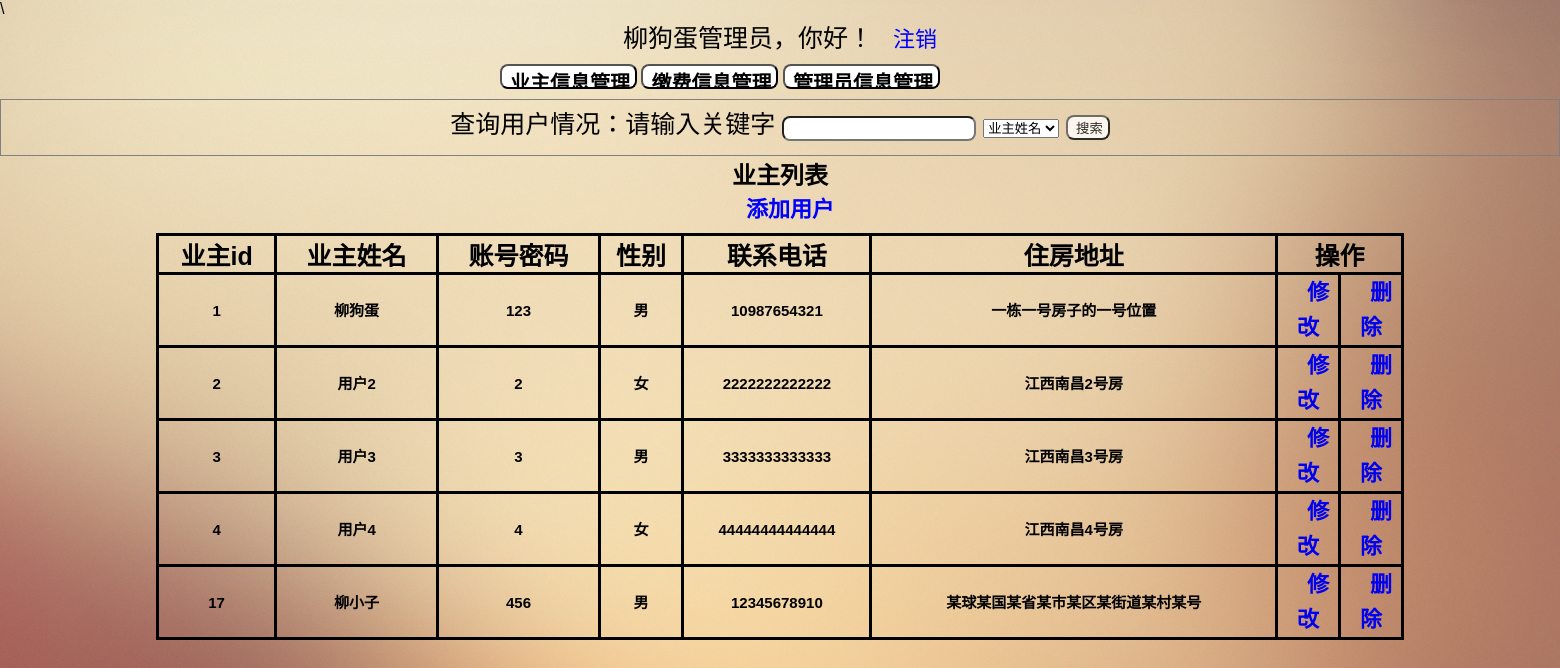
/list.php (signed in), run on the app's committed database.
### tables this page shows
CREATE TABLE IF NOT EXISTS `user_info` (
  `user_id` int(11) NOT NULL AUTO_INCREMENT COMMENT '用户ID',
  `user_name` varchar(50) NOT NULL COMMENT '用户姓名',
  `user_password` varchar(50) NOT NULL COMMENT '用户密码',
  `user_phonenumber` varchar(20) DEFAULT NULL COMMENT '用户电话号码',
  `user_gender` varchar(2) DEFAULT NULL COMMENT '用户性别',
  ` user_checkintime` date DEFAULT NULL COMMENT '用户入住时间',
  `user_address` varchar(100) DEFAULT NULL COMMENT '用户入住地址',
  PRIMARY KEY (`user_id`)
);

### list.php (the view, shortened to what this page needs)
<!doctype html>
<html>
<head>
<link rel="stylesheet" href="css/head.css" />
 <link rel="stylesheet" href="css/style.css">
</head>
<head>
<link rel="stylesheet" type="text/css" href="css/home.css">
<link rel="stylesheet" href="css/head.css" />
<link rel="stylesheet" href="css/ps.css">
 <link rel="stylesheet" href="css/style.css">
</head>
<body style="background:url(images/bg.jpg) no-repeat; ">
	 <p class ="p1" style=" font-size: 25px;  text-align: center;"><?=$_SESSION['username']?>管理员，你好！<a href='logout.php' style=" text-decoration: none; text-align: center; font-size: 22px; color:blue">注销</a></p>
	<div class="guanli">
		<input type="button" value="业主信息管理" onclick="user()" style="font-size: 20px;font-weight:bolder">
		<input type="button" value="缴费信息管理" onclick="fee()" style="font-size: 20px;font-weight:bolder">
    	<input type="button" value="管理员信息管理" onclick="admin()" style="font-size: 20px;font-weight: bolder">
	</div>
<div class="user" id="user">
<?php
    require('conn.php');
    $sql_user="select * from user_info Order By user_id asc";
?>
    <table>
     <div style="text-align:center; font-size: 25px;" >
                        <form action="query.php"  method="get">
                        <div style="border:1px solid gray;backgroud:#eee;padding:4px;" >
                        查询用户情况：请输入关键字   <input type="text" name="keyword">
                        <select name="sel">
                        <option value="user_name">业主姓名</option>
                        </select>
                        <input type="submit" value="搜索">
                        </div>
                        </form>
                    </div>
        <div style="text-align:center;font-weight: bolder;"><h2>业主列表</h2><a href="create_user.php" style="color: blue;">添加用户</a></div>
        <thead>
            <tr>
                <th>业主id</th>
                <th>业主姓名</th>
                <th>账号密码</th>
                <th>性别</th>
                <th>联系电话</th>
                <th>住房地址</th>
                <th colspan="2" >操作</th>
            </tr>
        </thead>
        <tbody>
            <?php foreach ($pdo->query($sql_user) as $value) {?>
            <tr>
                <td><?=$value['user_id']?></td>
                <td><?=$value['user_name']?></td>
                <td><?=$value['user_password']?></td>
                <td><?=$value['user_gender']?></td>
               <td><?=$value['user_phonenumber']?></td>
               <td><?=$value['user_address']?> </td>
                <td width="60px"><a href="root_user_edit.php?id=<?=$value['user_id']?>">修改</a></td>
                <td width="60px"> <a href="root_user_del.php?id=<?=$value['user_id']?>" onclick="return del_comfirm();">删除</a></td>
            </tr>
            <?php } ?>
        </tbody>
        </table>
    </div>
</body>
</html>

### css/home.css (style rules this page uses)
* { margin: 0px; padding: 0px; }
body { background-size: 100%; background-repeat:no_repeat; }
a { text-decoration: none; text-align: center; font-size: 22px; }

### css/ps.css (style rules this page uses)
* { margin: 0; padding: 0; font-family: '幼圆',helvetcia,sans-serif; }
body { background-color:firebrick; }
table { margin: 10px auto; }
td,legend { font-size: 15px; line-height: 35px; }
a { margin-left: 20px; text-decoration: none; }
body input { border-radius: 8px; margin-top: 10px; margin-bottom: 10px; padding: 1px 5px 1px 8px; background-color: #fff; height: 25px; outline:none; }
body input[type=submit] { cursor: pointer; opacity: 0.8; }

### list.php (style rules this page uses)
table { width:80%; border-collapse: collapse; }
table,th,td { border: black solid; font-weight: bolder; color: black; }
body { background-image: url(); background-size: 100%; }
table { text-align: center; font-size: 25px; }
.guanli { position: relative; left: 500px; align:auto; }

### data on the page
user_info: user_id "1", user_name "柳狗蛋", user_password "123", user_gender "男", user_phonenumber "10987654321", user_address "一栋一号房子的一号位置"
user_info: user_id "2", user_name "用户2", user_password "2", user_gender "女", user_phonenumber "2222222222222", user_address "江西南昌2号房"
user_info: user_id "3", user_name "用户3", user_password "3", user_gender "男", user_phonenumber "3333333333333", user_address "江西南昌3号房"
user_info: user_id "4", user_name "用户4", user_password "4", user_gender "女", user_phonenumber "44444444444444", user_address "江西南昌4号房"
user_info: user_id "17", user_name "柳小子", user_password "456", user_gender "男", user_phonenumber "12345678910", user_address "某球某国某省某市某区某街道某村某号"

### other printed values
$_SESSION['username'] "柳狗蛋"
